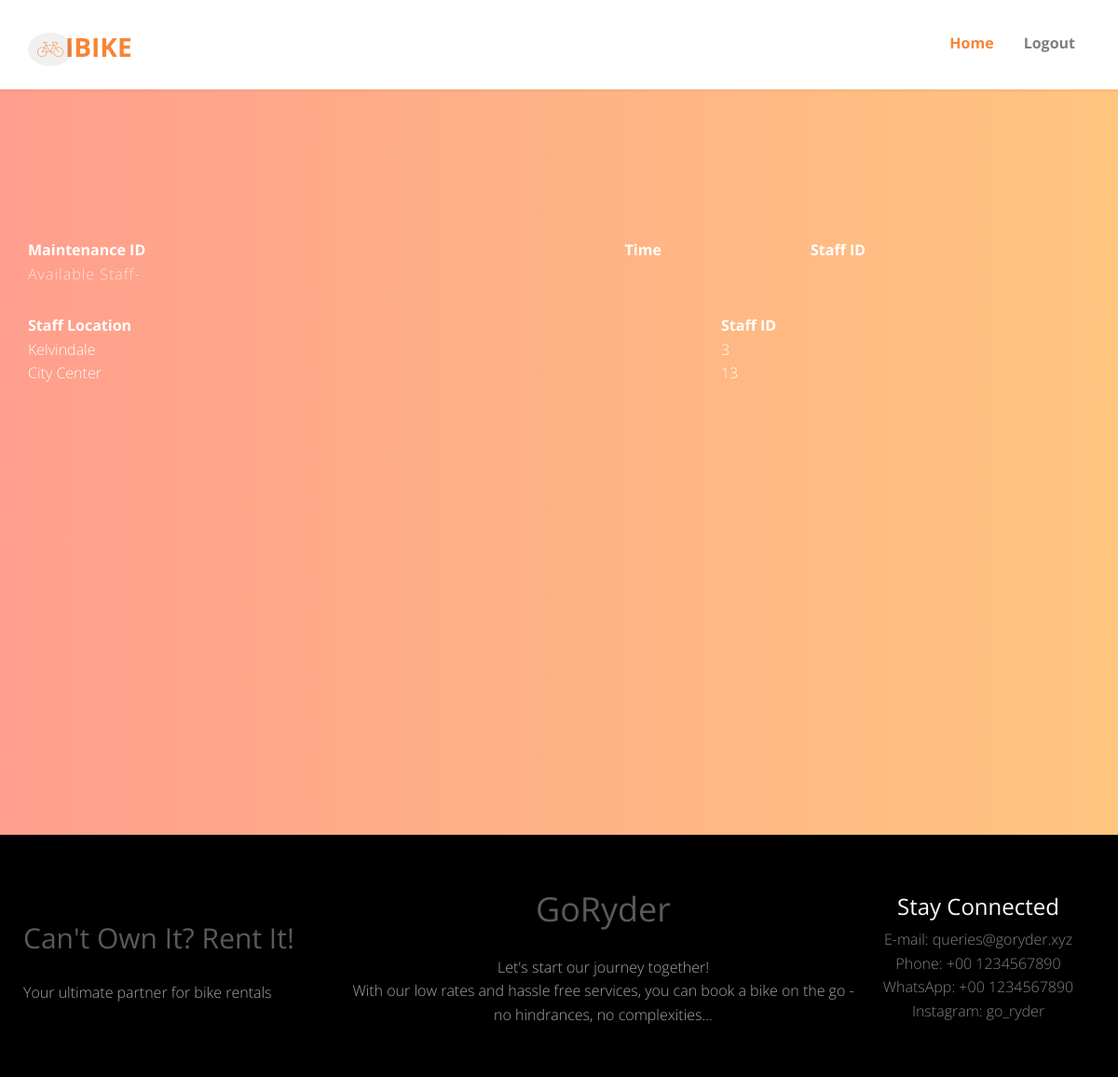
/staffDistribution (signed in), run on the app's committed database.
### modules/models.py (models this page shows)
class Staff(UserMixin, db.Model):
    S_Id = db.Column(db.Integer, primary_key=True)
    S_Post = db.Column(db.String(50))
    S_Status = db.Column(db.String(50))  # 1,2,3 free busy break

### modules/mod_repair/staffDistribution.py (the view)
@staffDistribution.route('/staffDistribution')
@login_required
def show():
    m_id=request.args.get('reportId')
    openreport = Maintenance.query.filter(Maintenance.M_Id == m_id)
    operators = Staff.query.filter(Staff.S_Status=='1').all()
    operators_dict = {}
    for o in operators:
        if o.S_Post not in operators_dict:
            operators_dict[o.S_Post] = [[o.S_Id]]
        else:
            old_val = operators_dict[o.S_Post]
            old_val.append([o.S_Id])
            operators_dict[o.S_Post] = old_val
    return render_template('staffDistribution.html', article=openreport, operators=operators_dict)

### app.py (called while the page is built)
@login_manager.user_loader
def load_user(user_id):
    return Users.query.get(int(user_id))

### templates/staffDistribution.html (shortened to what this page needs)
<!DOCTYPE html>
<html class="no-js">
<head>
    <link rel="stylesheet" href="../static/css/app.css">
    <link rel="stylesheet" href="https://stackpath.bootstrapcdn.com/font-awesome/4.7.0/css/font-awesome.min.css">
    <link rel="stylesheet" href="{{ url_for('static',filename='/css/animate.css') }}">
    <link rel="stylesheet" href="{{ url_for('static',filename='/css/icomoon.css') }}">
    <link rel="stylesheet" href="{{ url_for('static',filename='/css/bootstrap.css') }}">
    <link rel="stylesheet" href="{{ url_for('static',filename='/css/superfish.css') }}">
    <link rel="stylesheet" href="{{ url_for('static',filename='/css/magnific-popup.css') }}">
    <link rel="stylesheet" href="{{ url_for('static',filename='/css/bootstrap-datepicker.min.css') }}">
    <link rel="stylesheet" href="{{ url_for('static',filename='/css/cs-select.css')}}">
    <link rel="stylesheet" href="{{ url_for('static',filename='/css/cs-skin-border.css')}}">
    <link rel="stylesheet" href="{{ url_for('static',filename='/css/style.css')}}">
</head>
<body>
<div id="fh5co-wrapper">
    <div id="fh5co-page">
        <header id="fh5co-header-section" class="sticky-banner">
            <div class="container">
                <div class="nav-header">
                    <h1 id="fh5co-logo"><a href="#"><i class="icon-bike"></i>iBike</a></h1>
                    <nav id="fh5co-menu-wrap" role="navigation">
                        <ul class="sf-menu" id="fh5co-primary-menu">
 							<li class="active"><a href="/home">Home</a></li>
                            <li><a href="/logout">Logout</a></li>
                        </ul>
                    </nav>
                </div>
            </div>
        </header>
        <div class="fh5co-hero">
            <div class="fh5co-overlay"></div>
            <div class="fh5co-cover" data-stellar-background-ratio="0.5"
                 style="background-image: url_for('static','images/cover_bg_1.jpg');">
                <div class="desc">
                    <div class="container">
                        <div class="desc2 animate-box">
                            <table style="width:100%">
                                <thead>
                                <tr>
                                    <th>Maintenance ID</th>
                                    <th>Time</th>
                                    <th>Staff ID</th>
                                </tr>
                                </thead>
                            </table>
                        </div>
						{% if operators %}
							<p>Available Staff-</p>
							<div class="desc2 animate-box">
								<table style="width:100%">
									<thead>
									<tr>
										<th>Staff Location</th>
										<th>Staff ID</th>
									</tr>
									</thead>
									<tbody>
										{% for k,v in operators.items() %}
											<tr>
												<td rowspan={{v|length}}>{{ k }}</td>
												{% for value in v %}
												<td>{{ value[0] }}</td>
												{% endfor %}
											</tr>
										{% endfor %}
									</tbody>
						{% else %}
                            <p>No staff available!</p>
                        {% endif %}
								</table>
                        </div>
                    </div>
                </div>
            </div>
        </div>
    </div>
</div>
  <footer>
        <div class="footer_section">
            <div class="f_container">
                <div class="f_row1">
                    <div class="f_coloumn1">
                        <h2>Can't Own It? Rent It!</h2>
                        <p>Your ultimate partner for bike rentals</p>
                    </div>
                    <div class="f_coloumn2">
                        <h1><center>GoRyder</center></h1>
                        <p>Let's start our journey together!<br>With our low rates and hassle free services, you can book a bike on the go - no hindrances, no complexities...</p>
                    </div>
                    <div class="f_coloumn4">
                        <h3>Stay Connected</h3>
                        <ul>
                            <li>E-mail: queries@goryder.xyz</li>
                            <li>Phone: +00 1234567890</li>
                            <li>WhatsApp: +00 1234567890</li>
                            <li>Instagram: go_ryder</li>
                        </ul>
                    </div>
                </div>
            </div>
        </div>
    </footer>
</body>
</html>

### static/css/app.css (style rules this page uses)
* { margin: 0; padding: 0; box-sizing: border-box; }
body { font-family: 'Dosis', sans-serif; }
p { color: dimgray; }
nav { text-align: right; flex: 1; }
nav ul { display: inline-block; list-style-type: none; }
nav ul li { display: inline-block; margin-right: 20px; }
.footer_section { background: black; color: darkgray; font-size: 14px; padding: 60px 0 10px; }
.f_container { margin: auto; padding-left: 25px; padding-right: 25px; max-width: 1300px; }
.footer_section p { color: darkgray; }
.footer_section h3 { color: white; margin-bottom: 10px; }
.f_row1 { display: flex; align-items: center; flex-wrap: wrap; justify-content: space-around; }
.f_coloumn1, .f_coloumn2, .f_coloumn3, .f_coloumn4 { min-width: 250px; margin-bottom: 20px; }
.f_coloumn1 { margin-top: 10px; flex-basis: 30%; }
f_coloumn1 h2,p { margin-left: 0px; font-size: 20px; color: white; }
.f_coloumn2 { flex: 1; text-align: center; }
.f_coloumn2 p { font-size: 16px; }
.f_coloumn3, .f_coloumn4 { flex-basis: 12%; text-align: center; }
.footer_section li { display: block; }

### static/css/icomoon.css (style rules this page uses)
[class^="icon-"], [class*=" icon-"] { font-family: 'icomoon' !important; speak: none; font-style: normal; font-weight: normal; font-variant: normal; text-transform: none; line-height: 1; -webkit-font-smoothing: antialiased; -moz-osx-font-smoothing: grayscale; }
.icon-bike:before { content: "\e042"; }

### static/css/superfish.css (style rules this page uses)
.sf-menu, .sf-menu * { margin: 0; padding: 0; list-style: none; }
.sf-menu li { position: relative; }
.sf-menu > li { float: left; }
.sf-menu a { display: block; position: relative; }
.sf-menu { float: left; margin-bottom: 1em; }
.sf-menu a { border-left: 1px solid #fff; border-top: 1px solid #dFeEFF; border-top: 1px solid rgba(255,255,255,.5); padding: .75em 1em; text-decoration: none; zoom: 1; }
.sf-menu a { color: #13a; }
.sf-menu li { background: #BDD2FF; white-space: nowrap; *white-space: normal; -webkit-transition: background .2s; transition: background .2s; }

### data on the page
Staff: S_Post "Kelvindale", value "3"
Staff: S_Post "City Center", value "13"
